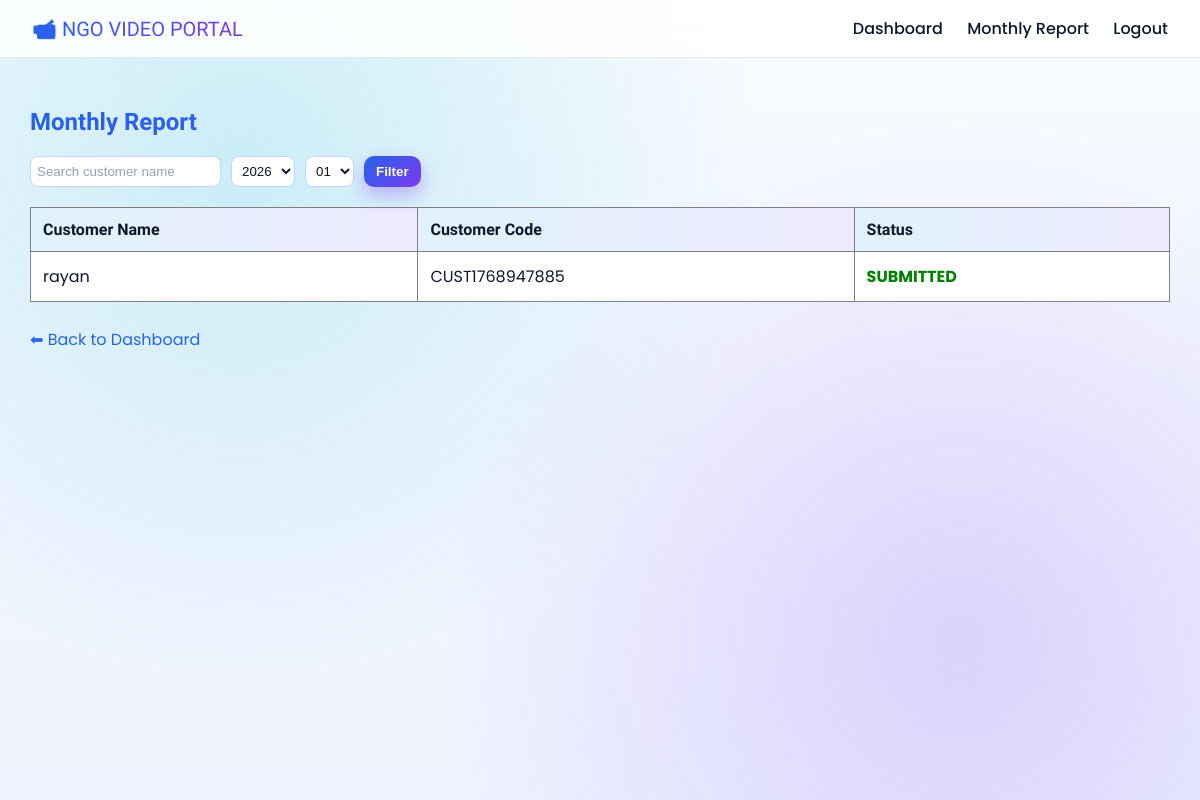
Page /report (signed in) on the earlier database version.
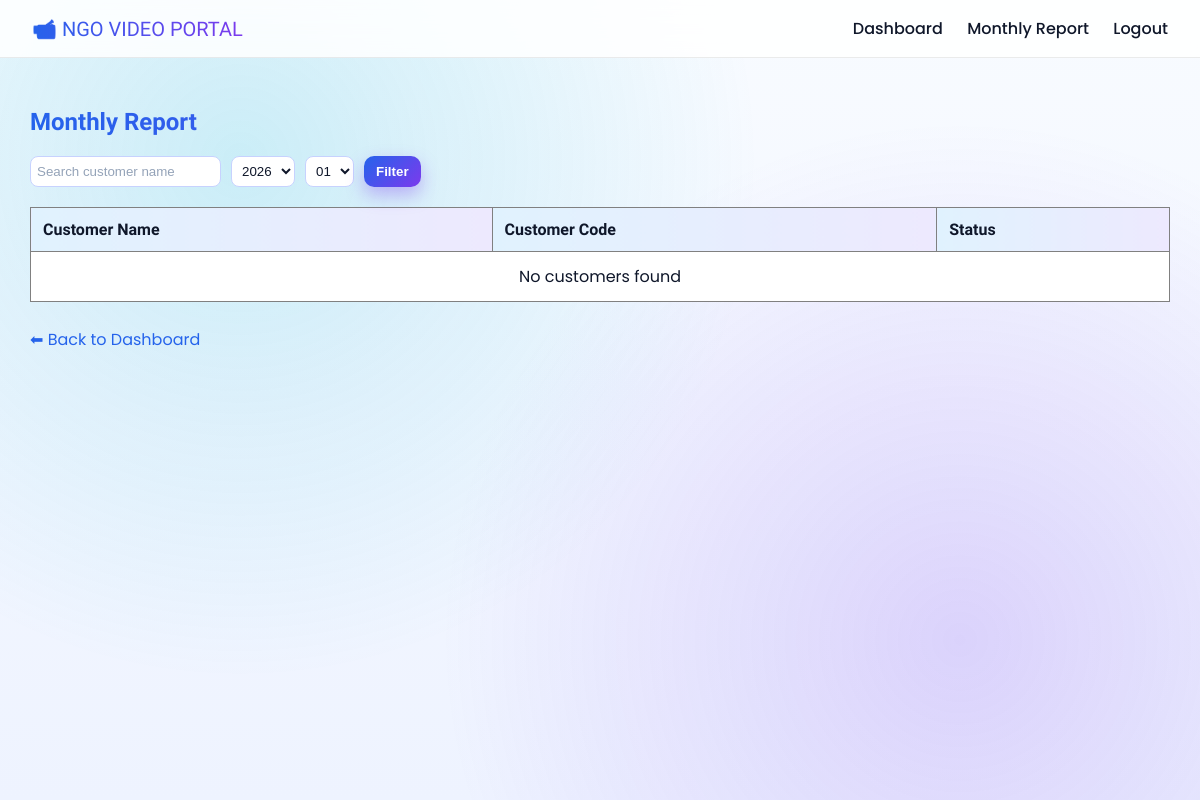
Same page on the later database version.
### tables this page shows
CREATE TABLE customers (
            id INTEGER PRIMARY KEY AUTOINCREMENT,
            name TEXT,
            unique_code TEXT
        );

### app.py (the view)
@app.route('/report', methods=['GET'])
def report():
    if not session.get('admin'):
        return redirect(url_for('login'))
    conn = sqlite3.connect(DATABASE)
    c = conn.cursor()
    year = request.args.get('year')
    month = request.args.get('month')
    search = request.args.get('search', '').strip()
    if not year or not month:
        current = datetime.now()
        year = current.strftime("%Y")
        month = current.strftime("%m")
    selected_month = f"{year}-{month}"
    current_month = datetime.now().strftime("%Y-%m")
    if search:
        c.execute(
            "SELECT id, name, unique_code FROM customers WHERE name LIKE ?",
            (f"%{search}%",)
        )
    else:
        c.execute("SELECT id, name, unique_code FROM customers")
    customers = c.fetchall()
    report_data = []
    for customer_id, name, code in customers:
        c.execute("""
            SELECT 1 FROM uploads
            WHERE customer_id = ? AND month = ?
        """, (customer_id, selected_month))
        upload = c.fetchone()
        if upload:
            status = "SUBMITTED"
        elif selected_month < current_month:
            status = "NOT SUBMITTED"
        else:
            status = "PENDING"
        report_data.append((name, code, status))
    conn.close()
    return render_template(
        "report.html",
        data=report_data,
        selected_year=year,
        selected_month=month,
        search=search
    )

### templates/report.html
{% extends "layout.html" %}
{% block content %}
<h2>Monthly Report</h2>
<form method="GET" action="/report" style="margin-bottom: 20px; display: flex; gap: 10px; flex-wrap: wrap;">
    <input
        type="text"
        name="search"
        placeholder="Search customer name"
        value="{{ search }}"
        style="padding: 6px;"
    />
    <select name="year" style="padding: 6px;">
        {% for y in range(2024, 2031) %}
        <option value="{{ y }}" {% if selected_year == y|string %}selected{% endif %}>
            {{ y }}
        </option>
        {% endfor %}
    </select>
    <select name="month" style="padding: 6px;">
        {% for m in range(1, 13) %}
        {% set mm = "%02d"|format(m) %}
        <option value="{{ mm }}" {% if selected_month == mm %}selected{% endif %}>
            {{ mm }}
        </option>
        {% endfor %}
    </select>
    <button type="submit" style="padding: 6px 12px;">Filter</button>
</form>
<table border="1" cellpadding="10" cellspacing="0" width="100%">
    <thead>
        <tr>
            <th>Customer Name</th>
            <th>Customer Code</th>
            <th>Status</th>
        </tr>
    </thead>
    <tbody>
        {% if data %}
            {% for name, code, status in data %}
            <tr>
                <td>{{ name }}</td>
                <td>{{ code }}</td>
                <td>
                    {% if status == "SUBMITTED" %}
                        <span style="color: green; font-weight: bold;">{{ status }}</span>
                    {% elif status == "NOT SUBMITTED" %}
                        <span style="color: red; font-weight: bold;">{{ status }}</span>
                    {% else %}
                        <span style="color: orange; font-weight: bold;">{{ status }}</span>
                    {% endif %}
                </td>
            </tr>
            {% endfor %}
        {% else %}
            <tr>
                <td colspan="3" style="text-align: center;">No customers found</td>
            </tr>
        {% endif %}
    </tbody>
</table>
<br>
<a href="{{ url_for('dashboard') }}">⬅ Back to Dashboard</a>
{% endblock %}

Differences in the rows shown:
removed customers: name "rayan", unique_code "CUST1768947885", status "SUBMITTED"
Other differences:
text now shown: "No customers found"
